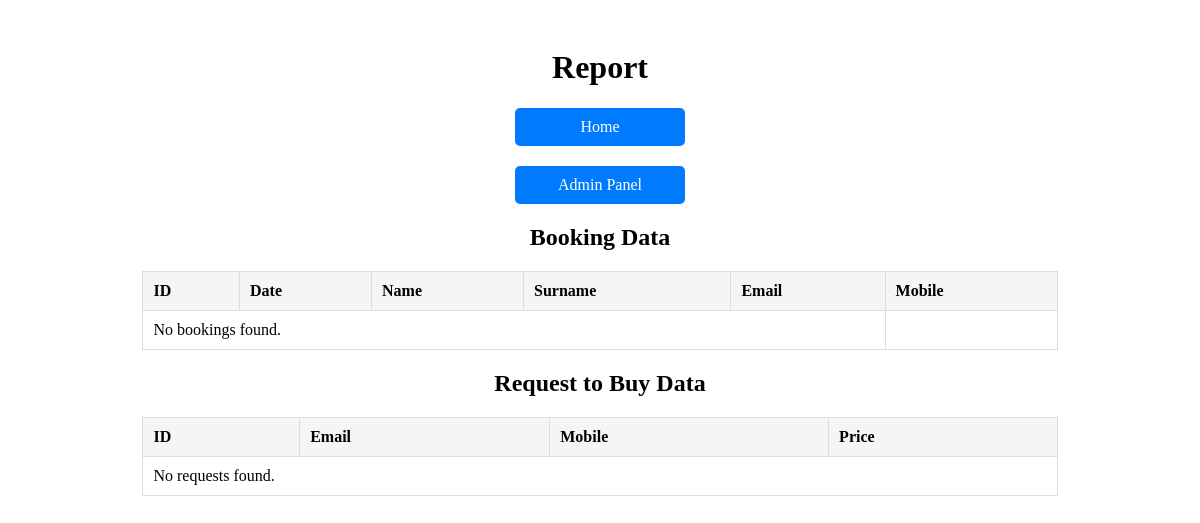
The app's page /booking/report/, older data.
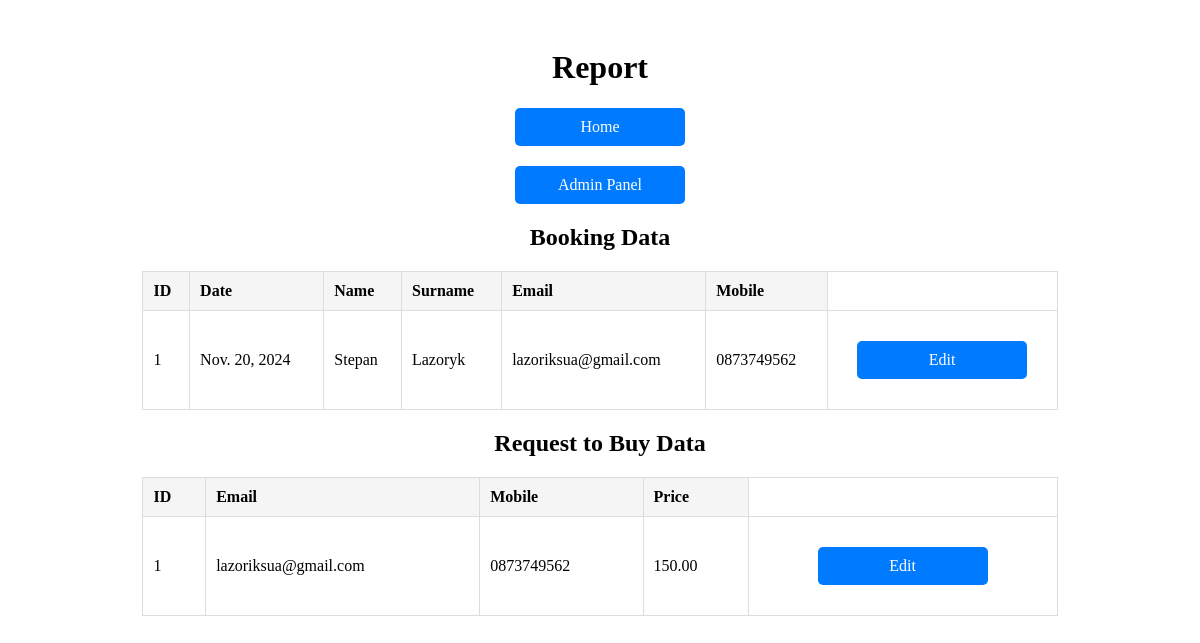
The same page, newer data.
### test_drive/models.py (models this page shows, shortened)
class Booking(models.Model):
    user = models.ForeignKey(User, on_delete=models.CASCADE)
    date = models.DateField()
    name = models.CharField(max_length=100)
    surname = models.CharField(max_length=100)
    mobile = models.CharField(max_length=15)
    email = models.EmailField(max_length=254)

class RequestToBuy(models.Model):
    user = models.ForeignKey(User, on_delete=models.CASCADE)
    date = models.DateField(auto_now_add=True)
    email = models.EmailField(max_length=254)
    mobile = models.CharField(max_length=15)
    price = models.DecimalField(max_digits=10, decimal_places=2)

### test_drive/views.py (the view)
# urls.py: path('report/', views.report_view, name='report'),
def report_view(request):
    bookings = Booking.objects.all()
    requests_to_buy = RequestToBuy.objects.all()
    return render(request, 'booking/report.html', {
        'bookings': bookings,
        'requests_to_buy': requests_to_buy,
    })

### templates/booking/report.html (shortened to what this page needs)
{% load static %}
<!DOCTYPE html>
<html lang="en">
<head>
</head>
<body>
    <div class="content">
        <h1>Report</h1>
        <a href="{% url 'index' %}">Home</a>
        <a href="{% url 'admin:index' %}" class="admin-button">Admin Panel</a>
        <h2>Booking Data</h2>
        <table>
            <thead>
                <tr>
                    <th>ID</th>
                    <th>Date</th>
                    <th>Name</th>
                    <th>Surname</th>
                    <th>Email</th>
                    <th>Mobile</th>
                </tr>
            </thead>
            <tbody>
                {% for booking in bookings %}
                <tr>
                    <td>{{ booking.id }}</td>
                    <td>{{ booking.date }}</td>
                    <td>{{ booking.name }}</td>
                    <td>{{ booking.surname }}</td>
                    <td>{{ booking.email }}</td>
                    <td>{{ booking.mobile }}</td>
                    <td>
                        <a href="{% url 'edit_record' 'booking' booking.id %}">Edit</a>
                    </td>
                </tr>
                {% empty %}
                <tr>
                    <td colspan="5">No bookings found.</td>
                </tr>
                {% endfor %}
            </tbody>
        </table>
        <h2>Request to Buy Data</h2>
        <table>
            <thead>
                <tr>
                    <th>ID</th>
                    <th>Email</th>
                    <th>Mobile</th>
                    <th>Price</th>
                </tr>
            </thead>
            <tbody>
                {% for request in requests_to_buy %}
                <tr>
                    <td>{{ request.id }}</td>
                    <td>{{ request.email }}</td>
                    <td>{{ request.mobile }}</td>
                    <td>{{ request.price }}</td>
                    <td>
                        <a href="{% url 'edit_record' 'request_to_buy' request.id %}">Edit</a>
                    </td>
                </tr>
                {% empty %}
                <tr>
                    <td colspan="5">No requests found.</td>
                </tr>
                {% endfor %}
            </tbody>
        </table>
    </div>
</body>
</html>

### templates/booking/report.html (style rules this page uses)
body { background-color: white; color: black; }
h1, h2 { text-align: center; }
table { width: 80%; margin: 20px auto; border-collapse: collapse; }
table, th, td { border: 1px solid #ddd; }
th, td { padding: 10px; text-align: left; }
th { background-color: #f5f5f5; color: black; }
.content { padding: 20px; }
a { display: block; width: 150px; margin: 20px auto; text-align: center; padding: 10px; background-color: #007BFF; color: white; text-decoration: none; border-radius: 5px; }

Row changes from the older to the newer data that the page shows:
added Booking: id "1", date "Nov. 20, 2024", name "Stepan", surname "Lazoryk", email "lazoriksua@gmail.com", mobile "0873749562"
added RequestToBuy: id "1", email "lazoriksua@gmail.com", mobile "0873749562", price "150.00"
Text that changed along with them:
text no longer shown: "No bookings found. No requests found."
